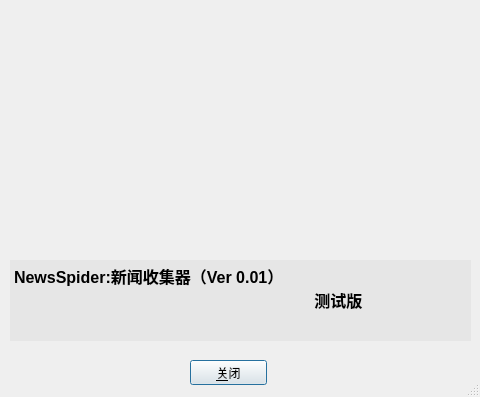
<?xml version="1.0" encoding="UTF-8"?>
<ui version="4.0">
 <class>Dialog</class>
 <widget class="QDialog" name="Dialog">
  <property name="windowModality">
   <enum>Qt::ApplicationModal</enum>
  </property>
  <property name="geometry">
   <rect>
    <x>0</x>
    <y>0</y>
    <width>480</width>
    <height>397</height>
   </rect>
  </property>
  <property name="sizePolicy">
   <sizepolicy hsizetype="Fixed" vsizetype="Fixed">
    <horstretch>0</horstretch>
    <verstretch>0</verstretch>
   </sizepolicy>
  </property>
  <property name="maximumSize">
   <size>
    <width>480</width>
    <height>556</height>
   </size>
  </property>
  <property name="windowTitle">
   <string>About uRSSus</string>
  </property>
  <property name="windowIcon">
   <iconset resource="../images/icons.qrc">
    <normaloff>:/urssus.svg</normaloff>:/urssus.svg</iconset>
  </property>
  <property name="sizeGripEnabled">
   <bool>true</bool>
  </property>
  <property name="modal">
   <bool>false</bool>
  </property>
  <widget class="QLabel" name="label">
   <property name="geometry">
    <rect>
     <x>9</x>
     <y>9</y>
     <width>461</width>
     <height>251</height>
    </rect>
   </property>
   <property name="text">
    <string/>
   </property>
   <property name="pixmap">
    <pixmap resource="../images/icons.qrc">:/urssus.jpg</pixmap>
   </property>
  </widget>
  <widget class="QTextBrowser" name="textBrowser">
   <property name="geometry">
    <rect>
     <x>10</x>
     <y>260</y>
     <width>461</width>
     <height>81</height>
    </rect>
   </property>
   <property name="palette">
    <palette>
     <active>
      <colorrole role="Base">
       <brush brushstyle="SolidPattern">
        <color alpha="180">
         <red>226</red>
         <green>226</green>
         <blue>226</blue>
        </color>
       </brush>
      </colorrole>
     </active>
     <inactive>
      <colorrole role="Base">
       <brush brushstyle="SolidPattern">
        <color alpha="180">
         <red>226</red>
         <green>226</green>
         <blue>226</blue>
        </color>
       </brush>
      </colorrole>
     </inactive>
     <disabled>
      <colorrole role="Base">
       <brush brushstyle="SolidPattern">
        <color alpha="255">
         <red>255</red>
         <green>255</green>
         <blue>255</blue>
        </color>
       </brush>
      </colorrole>
     </disabled>
    </palette>
   </property>
   <property name="frameShape">
    <enum>QFrame::NoFrame</enum>
   </property>
   <property name="frameShadow">
    <enum>QFrame::Plain</enum>
   </property>
   <property name="html">
    <string>&lt;!DOCTYPE HTML PUBLIC &quot;-//W3C//DTD HTML 4.0//EN&quot; &quot;http://www.w3.org/TR/REC-html40/strict.dtd&quot;&gt;
&lt;html&gt;&lt;head&gt;&lt;meta name=&quot;qrichtext&quot; content=&quot;1&quot; /&gt;&lt;style type=&quot;text/css&quot;&gt;
p, li { white-space: pre-wrap; }
&lt;/style&gt;&lt;/head&gt;&lt;body style=&quot; font-family:'宋体'; font-size:9pt; font-weight:400; font-style:normal;&quot;&gt;
&lt;p style=&quot; margin-top:0px; margin-bottom:0px; margin-left:0px; margin-right:0px; -qt-block-indent:0; text-indent:0px;&quot;&gt;&lt;span style=&quot; font-size:12pt; font-weight:600;&quot;&gt;NewsSpider:新闻收集器（Ver 0.01）&lt;/span&gt;&lt;/p&gt;
&lt;p align=&quot;center&quot; style=&quot; margin-top:0px; margin-bottom:0px; margin-left:0px; margin-right:0px; -qt-block-indent:0; text-indent:0px;&quot;&gt;&lt;span style=&quot; font-size:12pt; font-weight:600;&quot;&gt;		        测试版&lt;/span&gt;&lt;/p&gt;
&lt;p style=&quot;-qt-paragraph-type:empty; margin-top:12px; margin-bottom:12px; margin-left:0px; margin-right:0px; -qt-block-indent:0; text-indent:0px; font-family:'Sans Serif'; font-size:8pt;&quot;&gt;&lt;br /&gt;&lt;/p&gt;&lt;/body&gt;&lt;/html&gt;</string>
   </property>
  </widget>
  <widget class="QPushButton" name="okButton">
   <property name="geometry">
    <rect>
     <x>190</x>
     <y>360</y>
     <width>77</width>
     <height>25</height>
    </rect>
   </property>
   <property name="text">
    <string>&amp;关闭</string>
   </property>
  </widget>
 </widget>
 <resources>
  <include location="../images/icons.qrc"/>
 </resources>
 <connections>
  <connection>
   <sender>okButton</sender>
   <signal>clicked()</signal>
   <receiver>Dialog</receiver>
   <slot>accept()</slot>
   <hints>
    <hint type="sourcelabel">
     <x>278</x>
     <y>253</y>
    </hint>
    <hint type="destinationlabel">
     <x>96</x>
     <y>254</y>
    </hint>
   </hints>
  </connection>
 </connections>
</ui>
